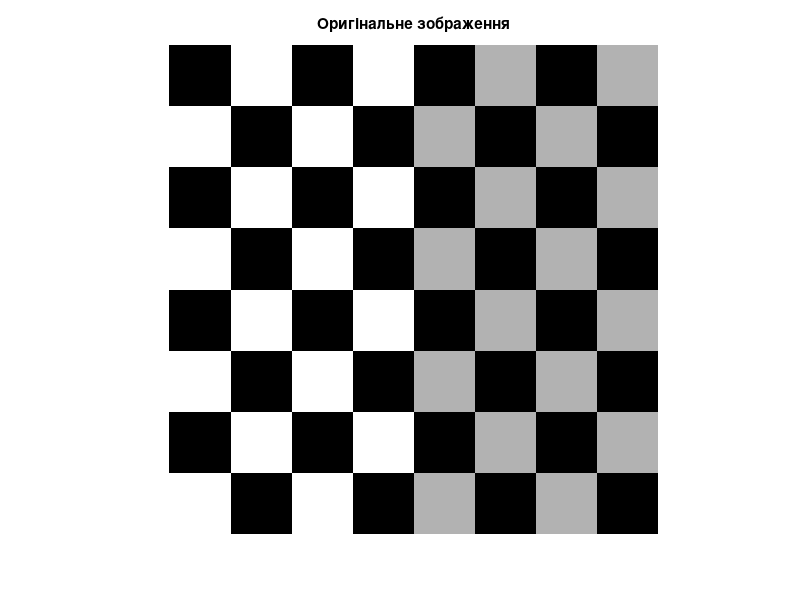
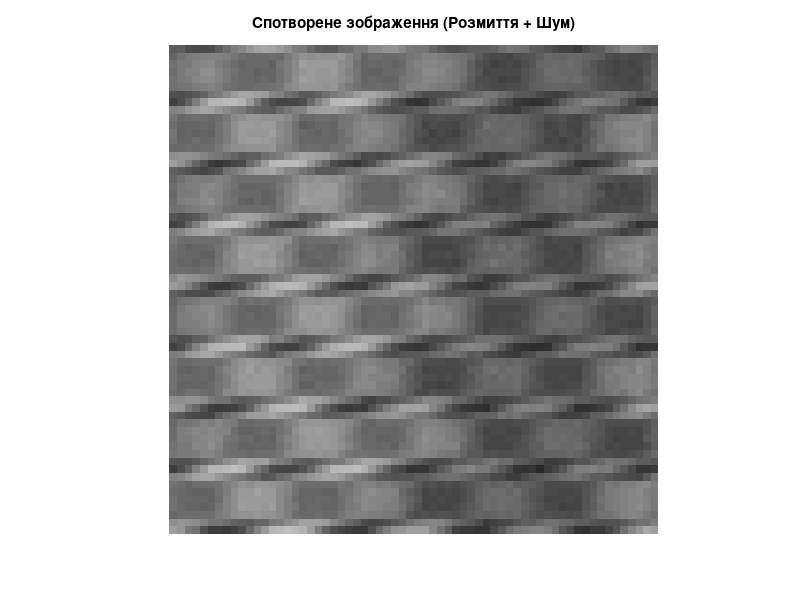
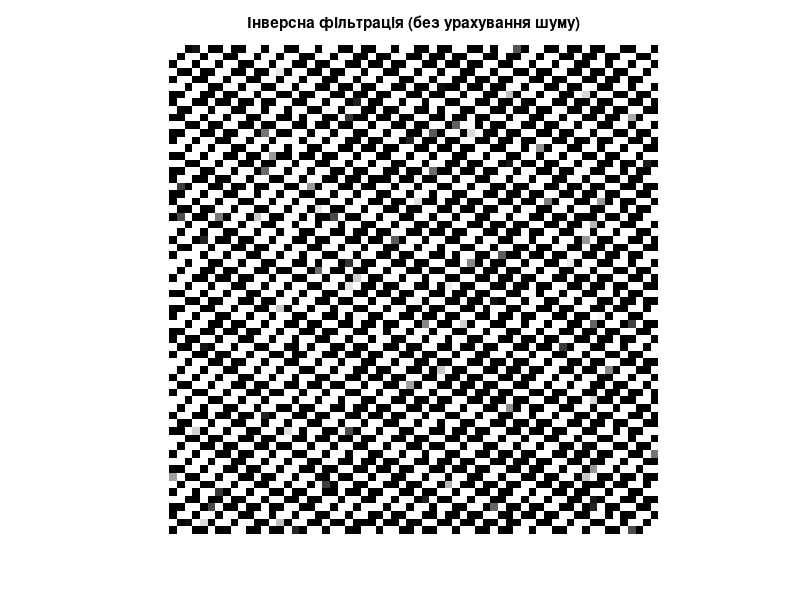
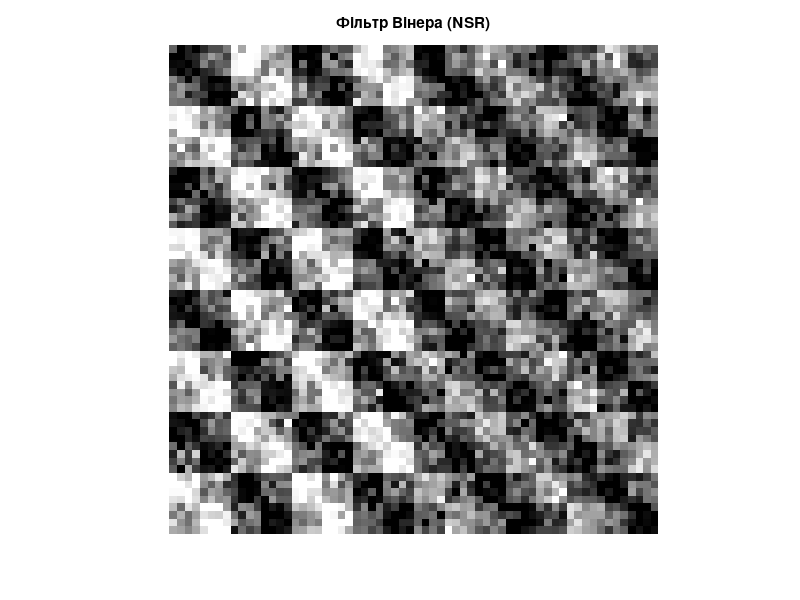

Recreate these plots in MATLAB, in order. (Note: this script raises an error after producing the figures.)
%% 1. Завантаження та підготовка зображення
I = checkerboard(8); % Створення тестового зображення (шахівниця)
I = im2double(I);
figure; imshow(I); title('Оригінальне зображення');

%% 2. Моделювання спотворення (Розмиття + Шум)
% Створюємо функцію розмиття (PSF) - лінійний рух
PSF = fspecial('motion', 21, 11);
% Застосовуємо розмиття
blurred = imfilter(I, PSF, 'conv', 'circular');

% Додаємо білий гаусів шум
noise_mean = 0;
noise_var = 0.0001;
blurred_noisy = imnoise(blurred, 'gaussian', noise_mean, noise_var);

figure; imshow(blurred_noisy); title('Спотворене зображення (Розмиття + Шум)');

%% 3. Відновлення методом інверсної фільтрації 
luc1 = deconvwnr(blurred_noisy, PSF, 0);
figure; imshow(luc1); title('Інверсна фільтрація (без урахування шуму)');

%% 4. Відновлення за допомогою фільтра Вінера
% Розрахунок відношення сигнал/шум (NSR)
snr = noise_var / var(I(:));
luc2 = deconvwnr(blurred_noisy, PSF, snr);
figure; imshow(luc2); title('Фільтр Вінера (NSR)');

%% 5. Відновлення методом регуляризації 
% Використовуємо метод найменших квадратів з обмеженнями
luc3 = deconvreg(blurred_noisy, PSF);
figure; imshow(luc3); title('Регуляризація за Тихоновим');

%% 6. Відновлення методом Люсі-Річардсона 
% Ітераційний метод
luc4 = deconvlucy(blurred_noisy, PSF, 20); % 20 ітерацій
figure; imshow(luc4); title('Метод Люсі-Річардсона');

%% 7. Додаткове завдання: Експерименти з шумом
% 7.1 Створення зображення з сильним шумом (без розмиття для тесту)
I_noisy_only = imnoise(I, 'gaussian', 0, 0.01); 

% 7.2 Повторення пунктів 2-6 для нового стану шум)
PSF_strong = fspecial('motion', 40, 45);
blurred_strong = imfilter(I, PSF_strong, 'conv', 'circular');
blurred_noisy_strong = imnoise(blurred_strong, 'gaussian', 0, 0.005);

% Відновлення Вінером для порівняння 
snr_strong = 0.005 / var(I(:));
res_strong = deconvwnr(blurred_noisy_strong, PSF_strong, snr_strong);

figure;
subplot(1,2,1); imshow(blurred_noisy_strong); title('Сильне спотворення (п.7)');
subplot(1,2,2); imshow(res_strong); title('Відновлення при сильному шумі');
